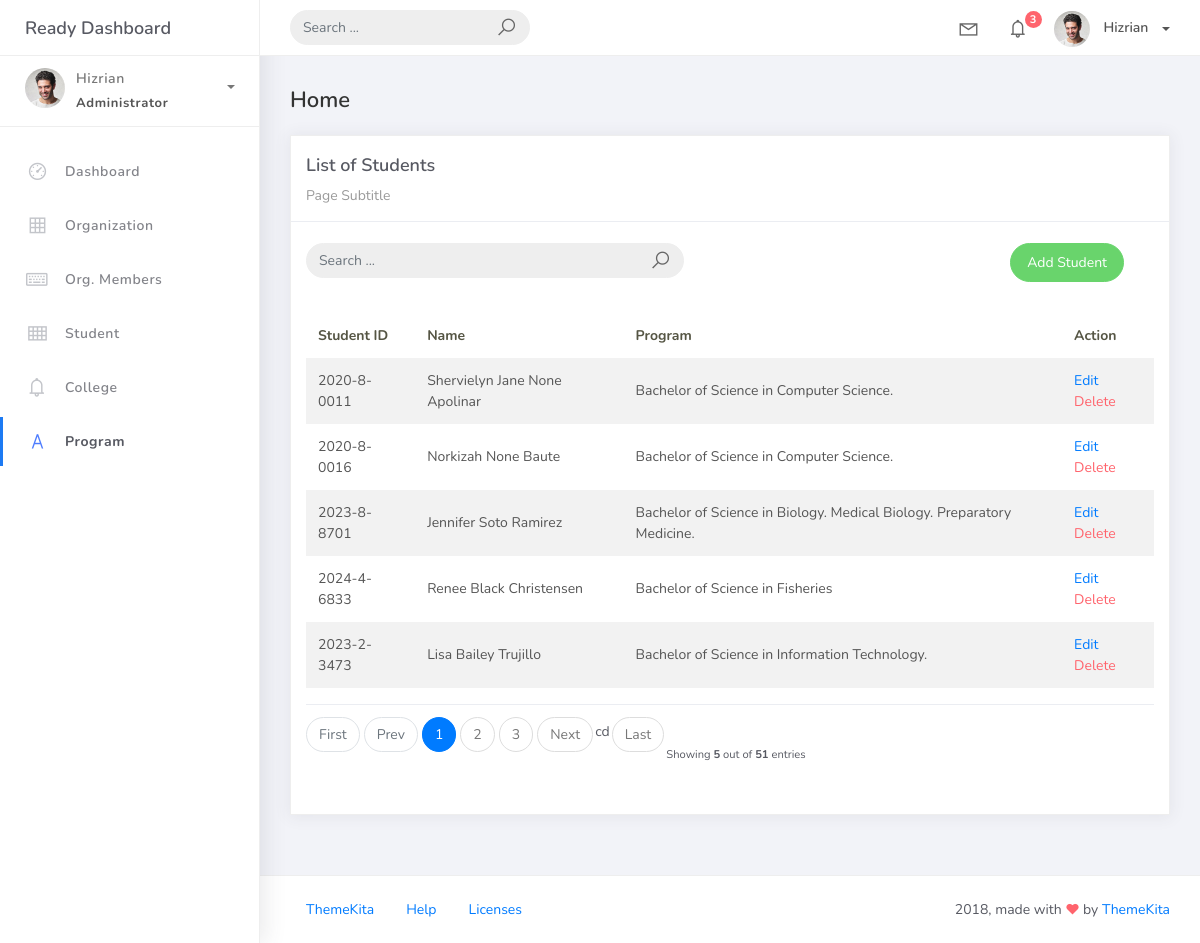
Page /student_list on the earlier database version.
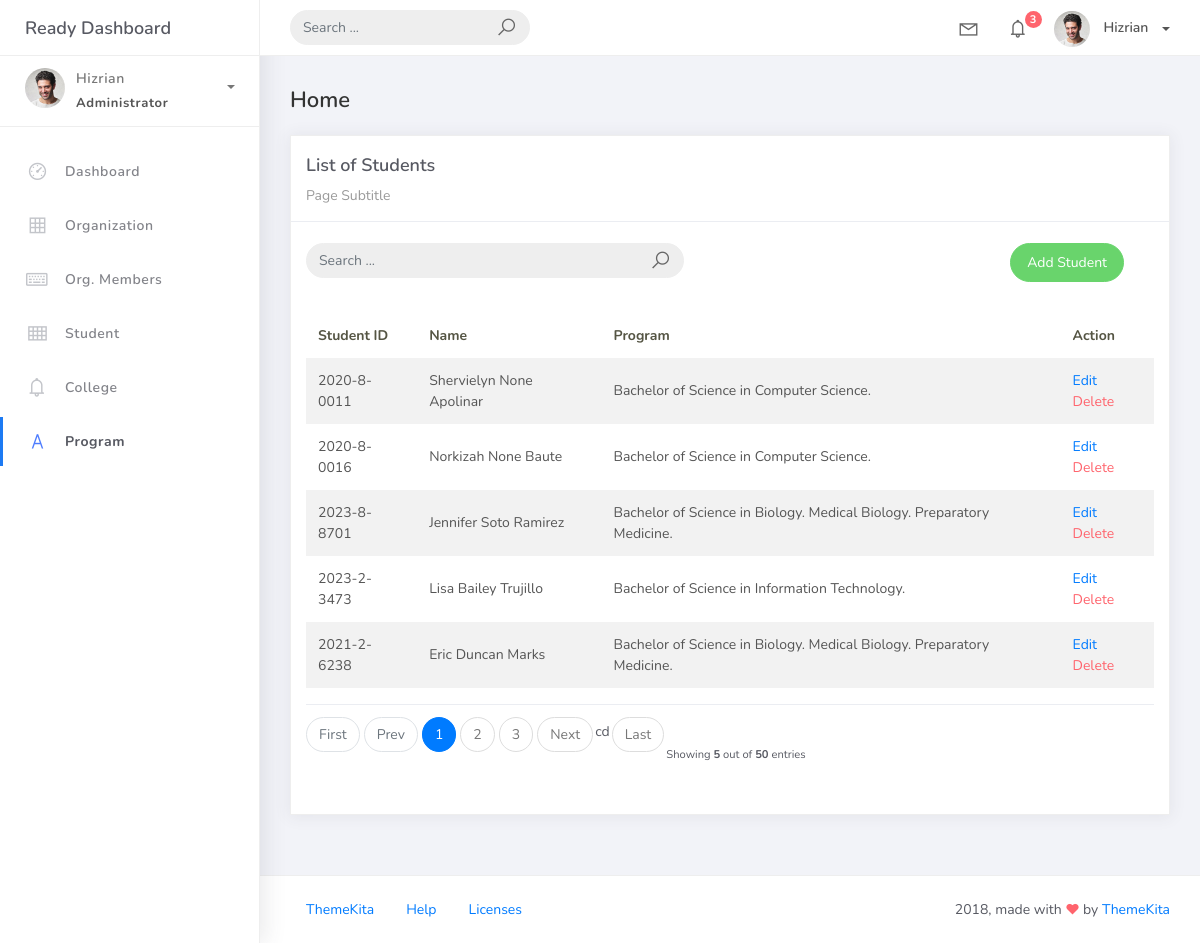
Same page on the later database version.
### studentorg/models.py (models this page shows, shortened)
class BaseModel (models.Model):
    created_at = models.DateTimeField(auto_now_add=True, db_index=True)
    updated_at = models.DateTimeField(auto_now=True)
    class Meta:
        abstract = True

class Student(BaseModel):
    student_id  = models.CharField(max_length=15)
    lastname = models.CharField(max_length=25)
    firstname = models.CharField(max_length=25)
    middlename = models.CharField(max_length=25, blank=True, null=True)
    program = models.ForeignKey(Program, on_delete=models.CASCADE)

class Program(BaseModel):
    prog_name = models.CharField(max_length=150)
    college = models.ForeignKey(College, on_delete=models.CASCADE)

### studentorg/views.py (the view)
# urls.py: path('student_list', StudentList.as_view(), name='student-list'),
class StudentList(ListView):
    model = Student
    context_object_name = 'student'
    template_name  = 'student_list.html'
    paginate_by = 5
    def get_queryset(self, *args, **kwargs):
         qs = super(StudentList, self).get_queryset(*args, **kwargs)
         if self.request.GET.get("q") != None:
             query = self.request.GET.get('q')
             qs = qs = qs.filter(Q(student_id__icontains=query) |
                           Q(firstname__icontains=query) | Q(lastname__icontains=query) | Q(program__prog_name__icontains=query))
         return qs

### templates/student_list.html
{% extends 'base.html' %} {%load static %}  {% block content %}
<div class="content">
    <div class="container-fluid">
        <h4 class="page-title">Home</h4>
        <div class="row">
            <div class="col-md-12">
                <div class="card">
                    <div class="card-header">
                        <div class="card-title">List of Students</div>
                        <div class="card-category">Page Subtitle</div>
                    </div>
                    <br />
                            <div class="col-md-12 row">
                                <div class="col-md-6">
                                    <form class="navbar-left navbar-form nav-search mr-md-3" action="{% url 'student-list' %}">
                                      <div class="input-group">
                                        <input type="text" placeholder="Search ..." class="form-control" name="q" />
                                        <div class="input-group-append">
                                        <span class="input-group-text">
                                            <i class="la la-search search-icon"></i>
                                        </span>
                                        </div>
                                      </div>
                                    </form>
                                </div>
                                <div class="col-md-6">
                                    <div class="pull-right">
                                        <a href="{% url 'student-add' %}" class="btn btn-success btn-rounded">Add Student</a>
                                    </div>
                                </div>
                            </div>
                    <div class="card-body">
                        <table class="table table-striped mt-3">
                            <thead>
                                <tr>
                                    <th scope="col">Student ID</th>
                                    <th scope="col">Name</th>
                                    <th scope="col">Program</th>
                                    <th scope="col">Action</th>
                                </tr>
                            </thead>
                            <tbody>
                                {% for object in object_list %}
                                <tr>
                                    <td>{{ object.student_id }}</td>
                                    <td>{{ object.firstname }} {{ object.middlename }} {{ object.lastname }}</td>
                                    <td>{{ object.program.prog_name }}</td>
                                    <td>
                                        <a href="student_list/{{ object.id }}">Edit</a>
                                        <a href="student_list/{{ object.id }}/delete" class="text-danger">Delete</a>
                                    </td>
                                </tr>
                                {% empty %}
                                <tr>
                                    <td colspan="4" style="text-align: center">
                                        <p class="text-sm font-weight-bold mb-0">No Records Found</p>
                                    </td>
                                </tr>
                                {% endfor %}
                            </tbody>
                        </table>
                        {% include 'includes/pagination.html' %}
                    </div>
                </div>
            </div>
        </div>
    </div>
</div>
{% endblock %}

### templates/base.html (shortened to what this page needs)
{% load static %}
<!DOCTYPE html>
<html>
<head>
	<link rel="stylesheet" href="{% static 'css/bootstrap.min.css' %}">
	<link rel="stylesheet" href="{% static 'css/ready.css' %}">
	<link rel="stylesheet" href="{% static 'css/demo.css' %}">
</head>
<body>
	<div class="wrapper">
		<div class="main-header">
			<div class="logo-header">
				<a href="index.html" class="logo">
					Ready Dashboard
				</a>
			</div>
			<nav class="navbar navbar-header navbar-expand-lg">
				<div class="container-fluid">
					<form class="navbar-left navbar-form nav-search mr-md-3" action="">
						<div class="input-group">
							<input type="text" placeholder="Search ..." class="form-control">
							<div class="input-group-append">
								<span class="input-group-text">
									<i class="la la-search search-icon"></i>
								</span>
							</div>
						</div>
					</form>
					<ul class="navbar-nav topbar-nav ml-md-auto align-items-center">
						<li class="nav-item dropdown hidden-caret">
							<a class="nav-link dropdown-toggle" href="#" id="navbarDropdown" role="button" data-toggle="dropdown" aria-haspopup="true" aria-expanded="false">
								<i class="la la-envelope"></i>
							</a>
						</li>
						<li class="nav-item dropdown hidden-caret">
							<a class="nav-link dropdown-toggle" href="#" id="navbarDropdown" role="button" data-toggle="dropdown" aria-haspopup="true" aria-expanded="false">
								<i class="la la-bell"></i>
								<span class="notification">3</span>
							</a>
						</li>
						<li class="nav-item dropdown">
							<a class="dropdown-toggle profile-pic" data-toggle="dropdown" href="#" aria-expanded="false"> <img src="{% static 'img/profile.jpg' %}" alt="user-img" width="36" class="img-circle">
								<span>Hizrian</span></span> </a>
							</li>
						</ul>
					</div>
				</nav>
			</div>
			<div class="sidebar">
				<div class="scrollbar-inner sidebar-wrapper">
					<div class="user">
						<div class="photo">
							<img src="{% static 'img/profile.jpg' %}">
						</div>
						<div class="info">
							<a class="" data-toggle="collapse" href="#collapseExample" aria-expanded="true">
								<span>
									Hizrian
									<span class="user-level">Administrator</span>
									<span class="caret"></span>
								</span>
							</a>
						</div>
					</div>
					<ul class="nav">
						<li class="nav-item">
							<a href="index.html">
								<i class="la la-dashboard"></i>
								<p>Dashboard</p>
							</a>
						</li>
						<li class="nav-item">
							<a href="{% url 'organization-list' %}">
								<i class="la la-table"></i>
								<p>Organization</p>
							</a>
						</li>
						<li class="nav-item">
							<a href="{% url 'orgmember-list' %}">
								<i class="la la-keyboard-o"></i>
								<p>Org. Members</p>
							</a>
						</li>
						<li class="nav-item">
							<a href="{% url 'student-list' %}">
								<i class="la la-th"></i>
								<p>Student</p>
							</a>
						</li>
						<li class="nav-item">
							<a href="{% url 'college-list' %}">
								<i class="la la-bell"></i>
								<p>College</p>
							</a>
						</li>
						<li class="nav-item active">
							<a href="{% url 'program-list' %}">
								<i class="la la-font"></i>
								<p>Program</p>
							</a>
						</li>
					</ul>
				</div>
			</div>
			<div class="main-panel">
                {% block content %}
                {% endblock %}
				<footer class="footer">
					<div class="container-fluid">
						<nav class="pull-left">
							<ul class="nav">
								<li class="nav-item">
									<a class="nav-link" href="http://www.themekita.com">
										ThemeKita
									</a>
								</li>
								<li class="nav-item">
									<a class="nav-link" href="#">
										Help
									</a>
								</li>
								<li class="nav-item">
									<a class="nav-link" href="https://themewagon.com/license/#free-item">
										Licenses
									</a>
								</li>
							</ul>
						</nav>
						<div class="copyright ml-auto">
							2018, made with <i class="la la-heart heart text-danger"></i> by <a href="http://www.themekita.com">ThemeKita</a>
						</div>
					</div>
				</footer>
			</div>
		</div>
</body>
</html>

### templates/Includes/pagination.html (shortened to what this page needs)
{% if is_paginated %}
<div class="card-footer px-0 border-0 d-flex flex-column flex-lg-row align-items-center justify-content—between mt-3">
 <nav aria-label="Topics pagination" class="mb-4">
   <ul class="pagination">
    {% if page_obj.number > 1 %}
     <li class="page-item">
       <a class="page-1ink" href="?page=1">First</a>
     </li>
     {% else %}
     <li class="page-item disabled">
       <span class="page-link">First</span>
     </li>
     {% endif %} {% if page_obj.has_previous %}
    <li class="page-item">
        <a class="page-link" href="?page={{ page_obj.previous_page_number }}">Prev</a>
    </li>
    {% else %}
    <li class="page-item disabled">
        <span class="page-link">Prev</span>
    </li>
    {% endif %} {% for page_num in paginator.page_range %} {% if page_obj.number == page_num %}
    <li class="page-item active">
        <span class="page-link">
            {{ page_num }}
  </span>
</li>
{% elif page_num > page_obj.number|add:'-3' and page_num < page_obj.number|add:'3' %}
<li class="page-item">
  <a class="page-link" href="?page={{ page_num }}">{{ page_num }}</a>
</li>
{% endif %} {% endfor %} {% if page_obj.has_next %}
<li class="page—item">
  <a class="page-link" href="?page={{ page_obj.next_page_number }}">Next</a>
</li> cd
{% else %}
<li class="page-item disabled">
    <span class="page-link">Next</span>
</li>
{% endif %} {% if page_obj.number != paginator.num_pages %}
<li class="page-item">
    <a class="page-link" href="?page={{ paginator.num_pages }}">Last</a>
</li>
{% else %}
<li class="page-item disabled">
    <span class="page-link">Last</span>
</li>
    {% endif %}
    </ul>
</nav>
<div class="fw-normal small mt-4 mt-lg-0">Showing <b>{{object_list.count}}</b> out of
<b>{{paginator.count}}</b> entries</div>
</div>
{% endif %}

Differences in the rows shown:
removed Student: student_id "2024-4-6833", firstname "Renee", middlename "Black", lastname "Christensen", program.prog_name "Bachelor of Science in Fisheries"
changed Student "Apolinar": firstname "Shervielyn Jane" → "Shervielyn"
now on this page (row unchanged): Student: student_id "2021-2-6238", firstname "Eric", middlename "Duncan", lastname "Marks", program.prog_name "Bachelor of Science in Biology. Medical Biology. Preparatory Medicine."
Other differences:
{{ paginator.count }}: "51" → "50"
